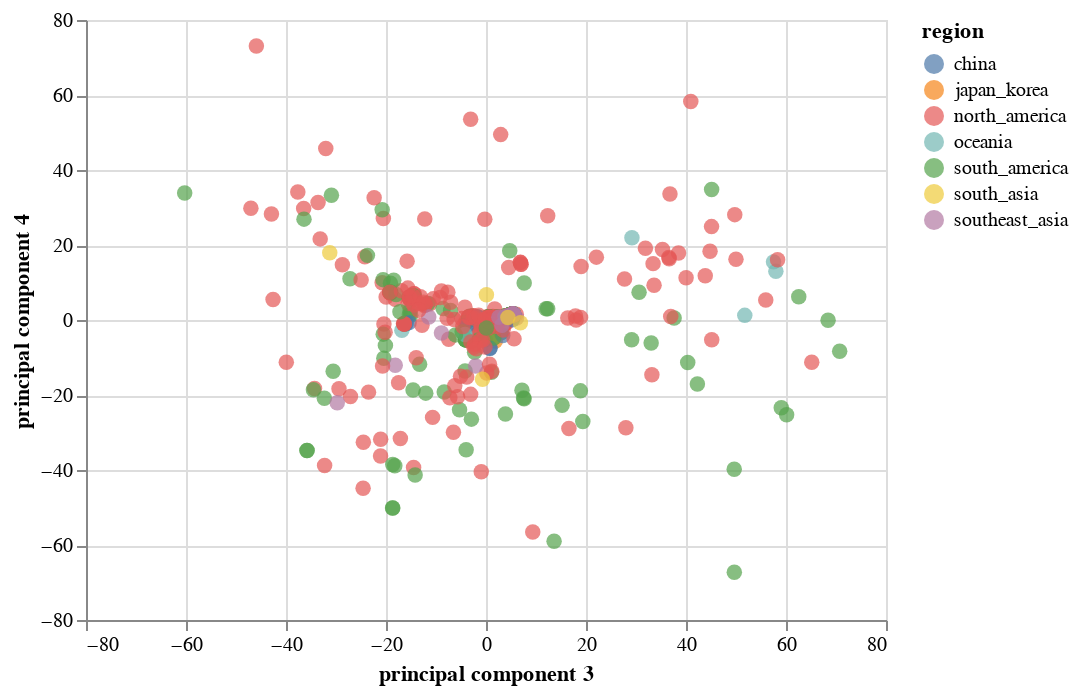

The notebook cell saved with this chart:
### Code cell
import altair as alt

alt.Chart(finalDf).mark_circle(size=60).encode(
    x='principal component 3',
    y='principal component 4',
    color='region',
    tooltip=['strain', 'region']
).interactive()

### Figure 1 — Vega-Lite specification as saved in the notebook (floating-point values rounded to 4 significant figures; data arrays with more than 128 entries replaced by an {"elided": "..."} marker saying what was removed)
{"$schema": "https://vega.github.io/schema/vega-lite/v3.3.0.json", "config": {"mark": {"tooltip": null}, "view": {"height": 300, "width": 400}}, "data": {"name": "data-20b7e5138df5e20f763d99e79f505f76"}, "datasets": {"data-20b7e5138df5e20f763d99e79f505f76": {"elided": "519 records"}}, "encoding": {"color": {"field": "region", "type": "nominal"}, "tooltip": [{"field": "strain", "type": "nominal"}, {"field": "region", "type": "nominal"}], "x": {"field": "principal component 3", "type": "quantitative"}, "y": {"field": "principal component 4", "type": "quantitative"}}, "mark": {"size": 60, "type": "circle"}, "selection": {"selector037": {"bind": "scales", "encodings": ["x", "y"], "type": "interval"}}}
